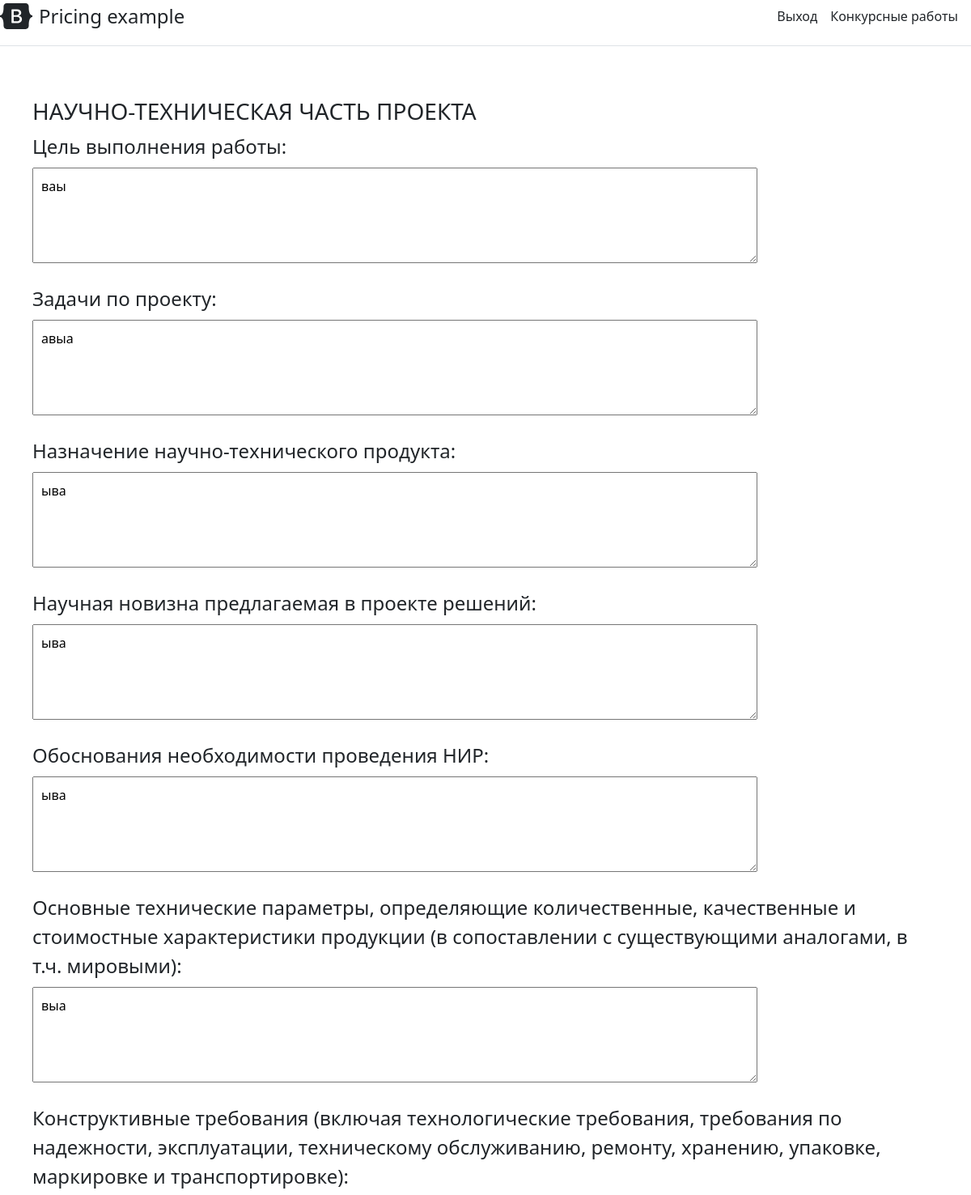
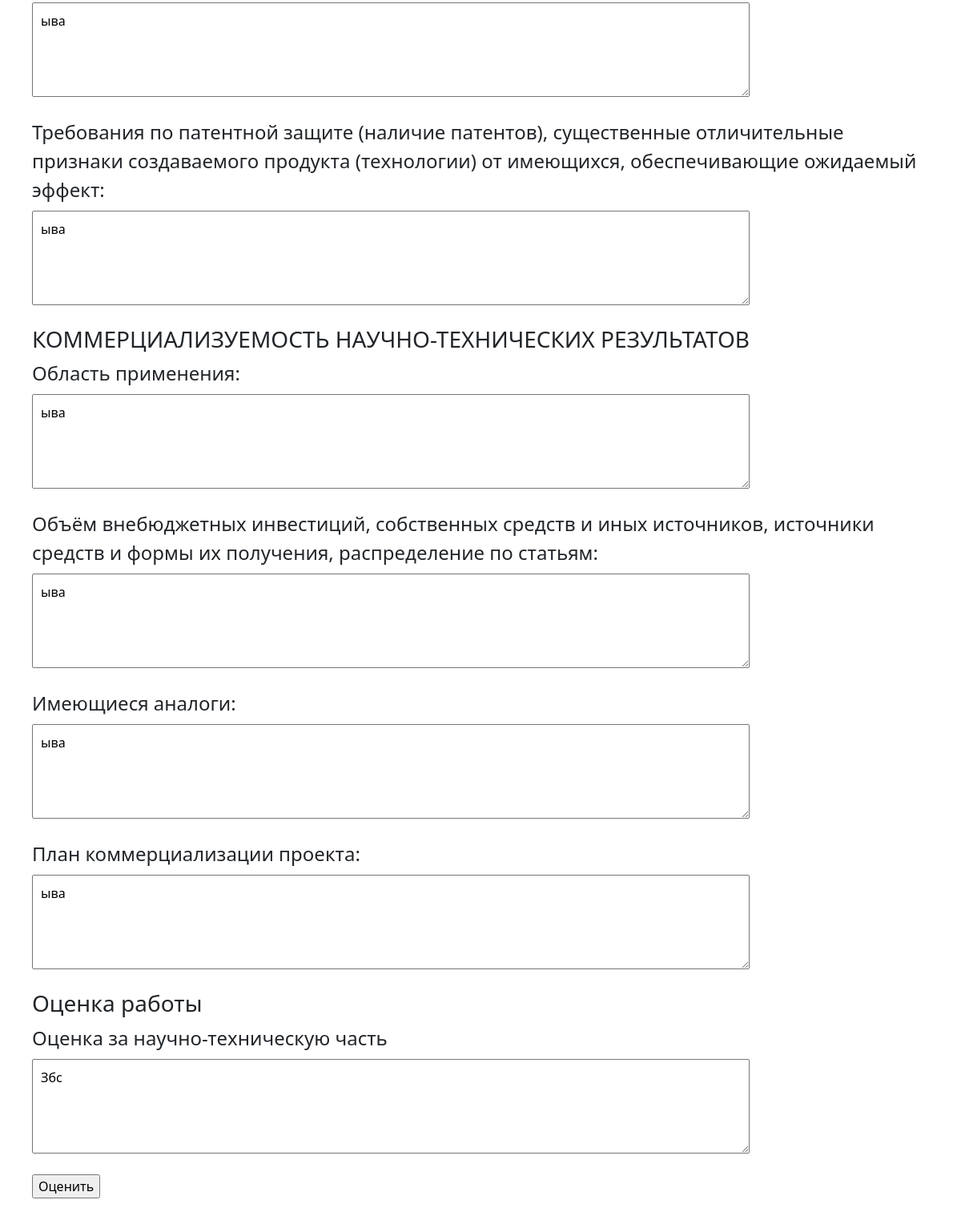
Page /administration/competitive_works/1 (signed in) on the committed database (2 pictures, top to bottom).
### user_data.py (models this page shows, shortened)
class Science_application(db.Model):
    id = db.Column(db.Integer, primary_key=True)
    title_olympiad = db.Column(db.String(100), nullable=False)
    email = db.Column(db.String(50), unique=True)
    purpose_project = db.Column(db.Text, nullable=False)
    project_tasks = db.Column(db.Text, nullable=False)
    product_purpose = db.Column(db.Text, nullable=False)
    scientific_novelty = db.Column(db.Text, nullable=False)
    rationale_conducting_research = db.Column(db.Text, nullable=False)
    main_technical_parameters = db.Column(db.Text, nullable=False)
    design_requirements = db.Column(db.Text, nullable=False)
    patent_requirements = db.Column(db.Text, nullable=False)
    application_area = db.Column(db.Text, nullable=False)
    volume_off_budget_investments = db.Column(db.Text, nullable=False)
    available_analogues = db.Column(db.Text, nullable=False)
    project_commercialization_plan = db.Column(db.Text, nullable=False)
    job_evaluation = db.Column(db.Text, nullable=False)

### administration/administration.py (the view)
@administration.route('/competitive_works/<int:id>', methods=['GET', 'POST'])
@login_required
def estimate(id):
    if current_user.access_level != 3:
        return redirect(url_for('main_page'))
    application = Science_application.query.get(id)
    sent_applications = Sent_applications.query.get_or_404(id)
    if request.method == 'POST':
        job_evaluation = request.form.get('field13')
        application.job_evaluation = job_evaluation
        sent_applications.status = 'Оценено'
        db.session.commit()
        return redirect('/administration/competitive_works')
    return render_template('administration/estimate.html', application=application)

### app.py (called while the page is built)
@login_manager.user_loader
def load_user(user_id):
    return Users.query.get(int(user_id))

### administration/templates/administration/estimate.html (shortened to what this page needs)
{% extends 'administration/main_administration.html' %}
{% block body %}
<div class="form-container">
  <form method="POST" >
      <h3>НАУЧНО-ТЕХНИЧЕСКАЯ ЧАСТЬ ПРОЕКТА</h3>
      <fieldset>
          <legend>Цель выполнения работы:</legend>
          <textarea rows="4" cols="50" id="goal" name="goal">{{ application.purpose_project }}</textarea>
      </fieldset>
      <fieldset>
          <legend>Задачи по проекту:</legend>
          <textarea rows="4" cols="50" id="tasks" name="tasks">{{ application.project_tasks }}</textarea>
      </fieldset>
      <fieldset>
          <legend>Назначение научно-технического продукта:</legend>
          <textarea rows="4" cols="50" id="purpose" name="purpose">{{ application.product_purpose }}</textarea>
      </fieldset>
      <fieldset>
          <legend>Научная новизна предлагаемая в проекте решений:</legend>
          <textarea rows="4" cols="50" id="novelty" name="novelty">{{ application.scientific_novelty }}</textarea>
      </fieldset>
      <fieldset>
          <legend>Обоснования необходимости проведения НИР:</legend>
          <textarea rows="4" cols="50" id="justification" name="justification">{{ application.rationale_conducting_research }}</textarea>
      </fieldset>
      <fieldset>
          <legend>Основные технические параметры, определяющие количественные, качественные и стоимостные характеристики продукции (в сопоставлении с существующими аналогами, в т.ч. мировыми):</legend>
          <textarea rows="4" cols="50" id="tech_params" name="tech_params">{{ application.main_technical_parameters }}</textarea>
      </fieldset>
      <fieldset>
          <legend>Конструктивные требования (включая технологические требования, требования по надежности, эксплуатации, техническому обслуживанию, ремонту, хранению, упаковке, маркировке и транспортировке):</legend>
          <textarea rows="4" cols="50" id="constructive_requirements" name="constructive_requirements">{{ application.design_requirements }}</textarea>
      </fieldset>
      <fieldset>
          <legend>Требования по патентной защите (наличие патентов), существенные отличительные признаки создаваемого продукта (технологии) от имеющихся, обеспечивающие ожидаемый эффект:</legend>
        <textarea rows="4" cols="50" id="patent_requirements" name="patent_requirements">{{ application.patent_requirements }}</textarea>
      </fieldset>
    <h3>КОММЕРЦИАЛИЗУЕМОСТЬ НАУЧНО-ТЕХНИЧЕСКИХ РЕЗУЛЬТАТОВ</h3>
    <fieldset>
       <legend>Область применения: </legend>
      <textarea id="field9" name="field9" rows="4" cols="50">{{ application.application_area }}</textarea><br>
    </fieldset>
    <fieldset>
       <legend>Объём внебюджетных инвестиций, собственных средств и иных источников, источники средств и формы их получения, распределение по статьям: </legend>
      <textarea id="field10" name="field10" rows="4" cols="50">{{ application.volume_off_budget_investments }}</textarea><br>
    </fieldset>
    <fieldset>
       <legend>Имеющиеся аналоги: </legend>
      <textarea id="field11" name="field11" rows="4" cols="50">{{ application.available_analogues }}</textarea><br>
    </fieldset>
    <fieldset>
       <legend>План коммерциализации проекта: </legend>
      <textarea id="field12" name="field12" rows="4" cols="50">{{ application.project_commercialization_plan }}</textarea><br>
    </fieldset>
    <h3>Оценка работы</h3>
    <fieldset>
      <legend>Оценка за научно-техническую часть </legend>
      <textarea id="field12" name="field13" rows="4" cols="20">{{ application.job_evaluation }}</textarea><br>
    </fieldset>
    <input type="submit" value="Оценить">
  </form>
</div>
{% endblock %}

### administration/templates/administration/estimate.html (style rules this page uses)
textarea { font-size: 16px; width: 80%; padding: 10px; margin-bottom: 20px; }
legend { font-size: 24px; }
form { padding: 40px; }

### rows in the picture
Science_application: goal "ваы", tasks "авыа", purpose "ыва", novelty "ыва", justification "ыва", tech_params "выа", constructive_requirements "ыва", patent_requirements "ыва", field9 "ыва", field10 "ыва", field11 "ыва", field12 "ыва", field13 "Збс"
